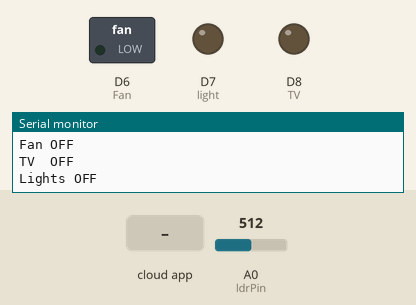
Bench run of a program on a simulated ESP8266 (NodeMCU). Shown: switched loads named in the program (green lamp = pin HIGH), output pins drawn as LEDs (lit = HIGH), the last lines printed to the serial monitor. Inputs (shaded band) come from the test bench; at power-on: A0 (ldrPin) = 512. WiFi joins after 1.5 s; servers stay silent unless stated; the Firebase database answers and starts empty.

Above: at 2.8 s.
2.9 s: the phone or cloud app sets S1 to 1
At 16.82 s:
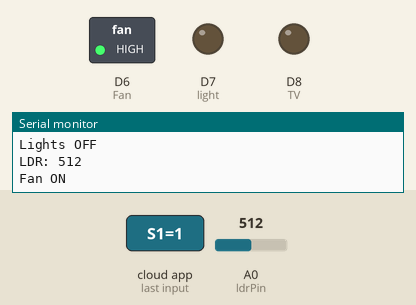
16.9 s: the phone or cloud app sets S2 to 1
At 17.4 s:
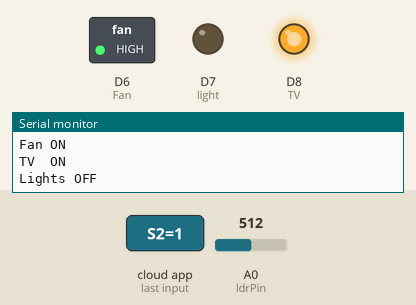
22.5 s: the phone or cloud app sets S1 to 0
At 32.9 s:
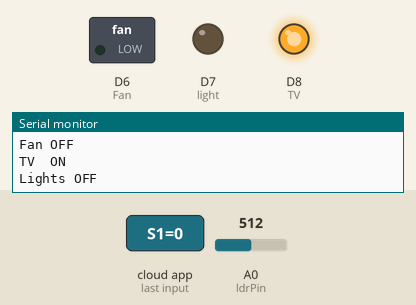
33.2 s: the phone or cloud app sets S2 to 0
At 47.5 s:
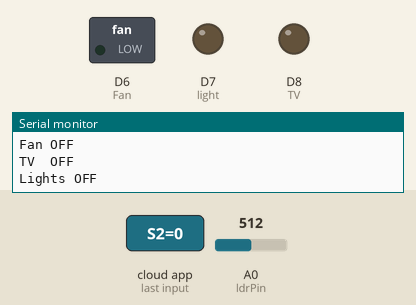
Timing chart, 0 to 48.2 s (numbered marks = the images above; inputs shaded):
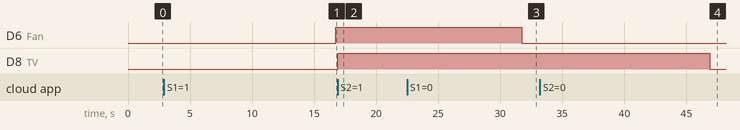

The program:

main.cpp
```cpp
#include "creds.h"

const char *ssid = wifi_ssid;
const char *pass = wifi_pass;
const char *fb_host = Firebase_host;
const char *fb_auth = Firebase_auth;

int prevInput = 0;

FirebaseData fbdo1;
FirebaseData fbdo2;
FirebaseData fbdo3;
FirebaseData fbdo_occupied;

void firebasereconnect()
{
  Serial.println("Trying to reconnect");
  Firebase.begin(fb_host, fb_auth);
}

void setup() {
  // put your setup code here, to run once:
  Serial.begin(115200);
  //Setup Pinmodes
  pinMode(irPin, INPUT);
  pinMode(ldrPin, INPUT);

  pinMode(Fan, OUTPUT);
  pinMode(light, OUTPUT);
  pinMode(TV, OUTPUT);

  //Setup WiFi
  WiFi.begin(ssid,pass);
  Serial.print("Connecting to SSID: ");Serial.println(ssid);
  while (WiFi.status()!=WL_CONNECTED){
    Serial.print(".");
    delay(500);
  }
  Serial.println();
  Serial.print("Connected:");
  Serial.println(WiFi.localIP());
  delay(100);

  //Setup Firebase interface
  Firebase.begin(fb_host,fb_auth);
  Firebase.reconnectWiFi(true);
}

void loop() {
  // put your main code here, to run repeatedly:
  if (Firebase.ready() && (millis() - sendDataPrevMillis > 15000 || sendDataPrevMillis == 0))         // 15sec delay
  {
    sendDataPrevMillis = millis();

    int ldr = analogRead(ldrPin);
    Serial.print("LDR: ");Serial.println(ldr);

    Firebase.getString(fbdo1,"S1");
    val1 = fbdo1.stringData().toInt();                                         //Reading the value of the varialble Status from the firebase

    if(val1==1)                                                             // If, the Status is 1, turn on the Fan
    {
      digitalWrite(Fan,HIGH);
      Serial.println("Fan ON");
    }
    else if(val1==0)                                                      // If, the Status is 0, turn Off the Fan
    {
      digitalWrite(Fan,LOW);
      Serial.println("Fan OFF");
    }

    Firebase.getString(fbdo2, "S2");
    val2=fbdo2.stringData().toInt();                                        //Reading the value of the varialble Status from the firebase

    if(val2==1)                                                             // If, the Status is 1, turn on the Light
    {
      digitalWrite(TV,HIGH);
      Serial.println("TV  ON");
    }
    else if(val2==0)                                                      // If, the Status is 0, turn Off the Light
    {
      digitalWrite(TV,LOW);
      Serial.println("TV  OFF");
    }

    Firebase.getString(fbdo3, "S3");
    val3 = fbdo3.stringData().toInt();

    if(ldr <= 300 && val3==0)
    {
      digitalWrite(light,LOW);
      Serial.println("Lights OFF");
    }
    if( ldr <=300 && val3 == 1)
    {
      digitalWrite(light,HIGH);
      Serial.println("Lights ON");
    }
    else if(ldr > 300 || val3==0)
    {
      digitalWrite(light,LOW);
      Serial.println("Lights OFF");
    }
  }
}
```

creds_default.h
```cpp
#include <Arduino.h>
#include <ESP8266WiFi.h>
#include <ESP8266HTTPClient.h>
#include <FirebaseESP8266.h>

// Variables for main.cpp //
unsigned long sendDataPrevMillis = 0;
#define irPin D0
#define ldrPin A0
int occupied;
#define Fan D6
int val1;
#define light D7
int val2;
#define TV D8
int val3;

#define Firebase_host "endpoint"
#define Firebase_auth "auth_ID"

#define wifi_ssid ""
#define wifi_pass ""
// #define wifi_pass "Sy#Crbtx@900890"
```

Measured:
- after the input at 2.9 s, D6 (Fan): LOW → HIGH after 13.9 s
- after the input at 16.9 s, D8 (TV): LOW → HIGH at once
- after the input at 22.5 s, D6 (Fan): HIGH → LOW after 9.3 s
- after the input at 33.2 s, D8 (TV): HIGH → LOW after 13.7 s
